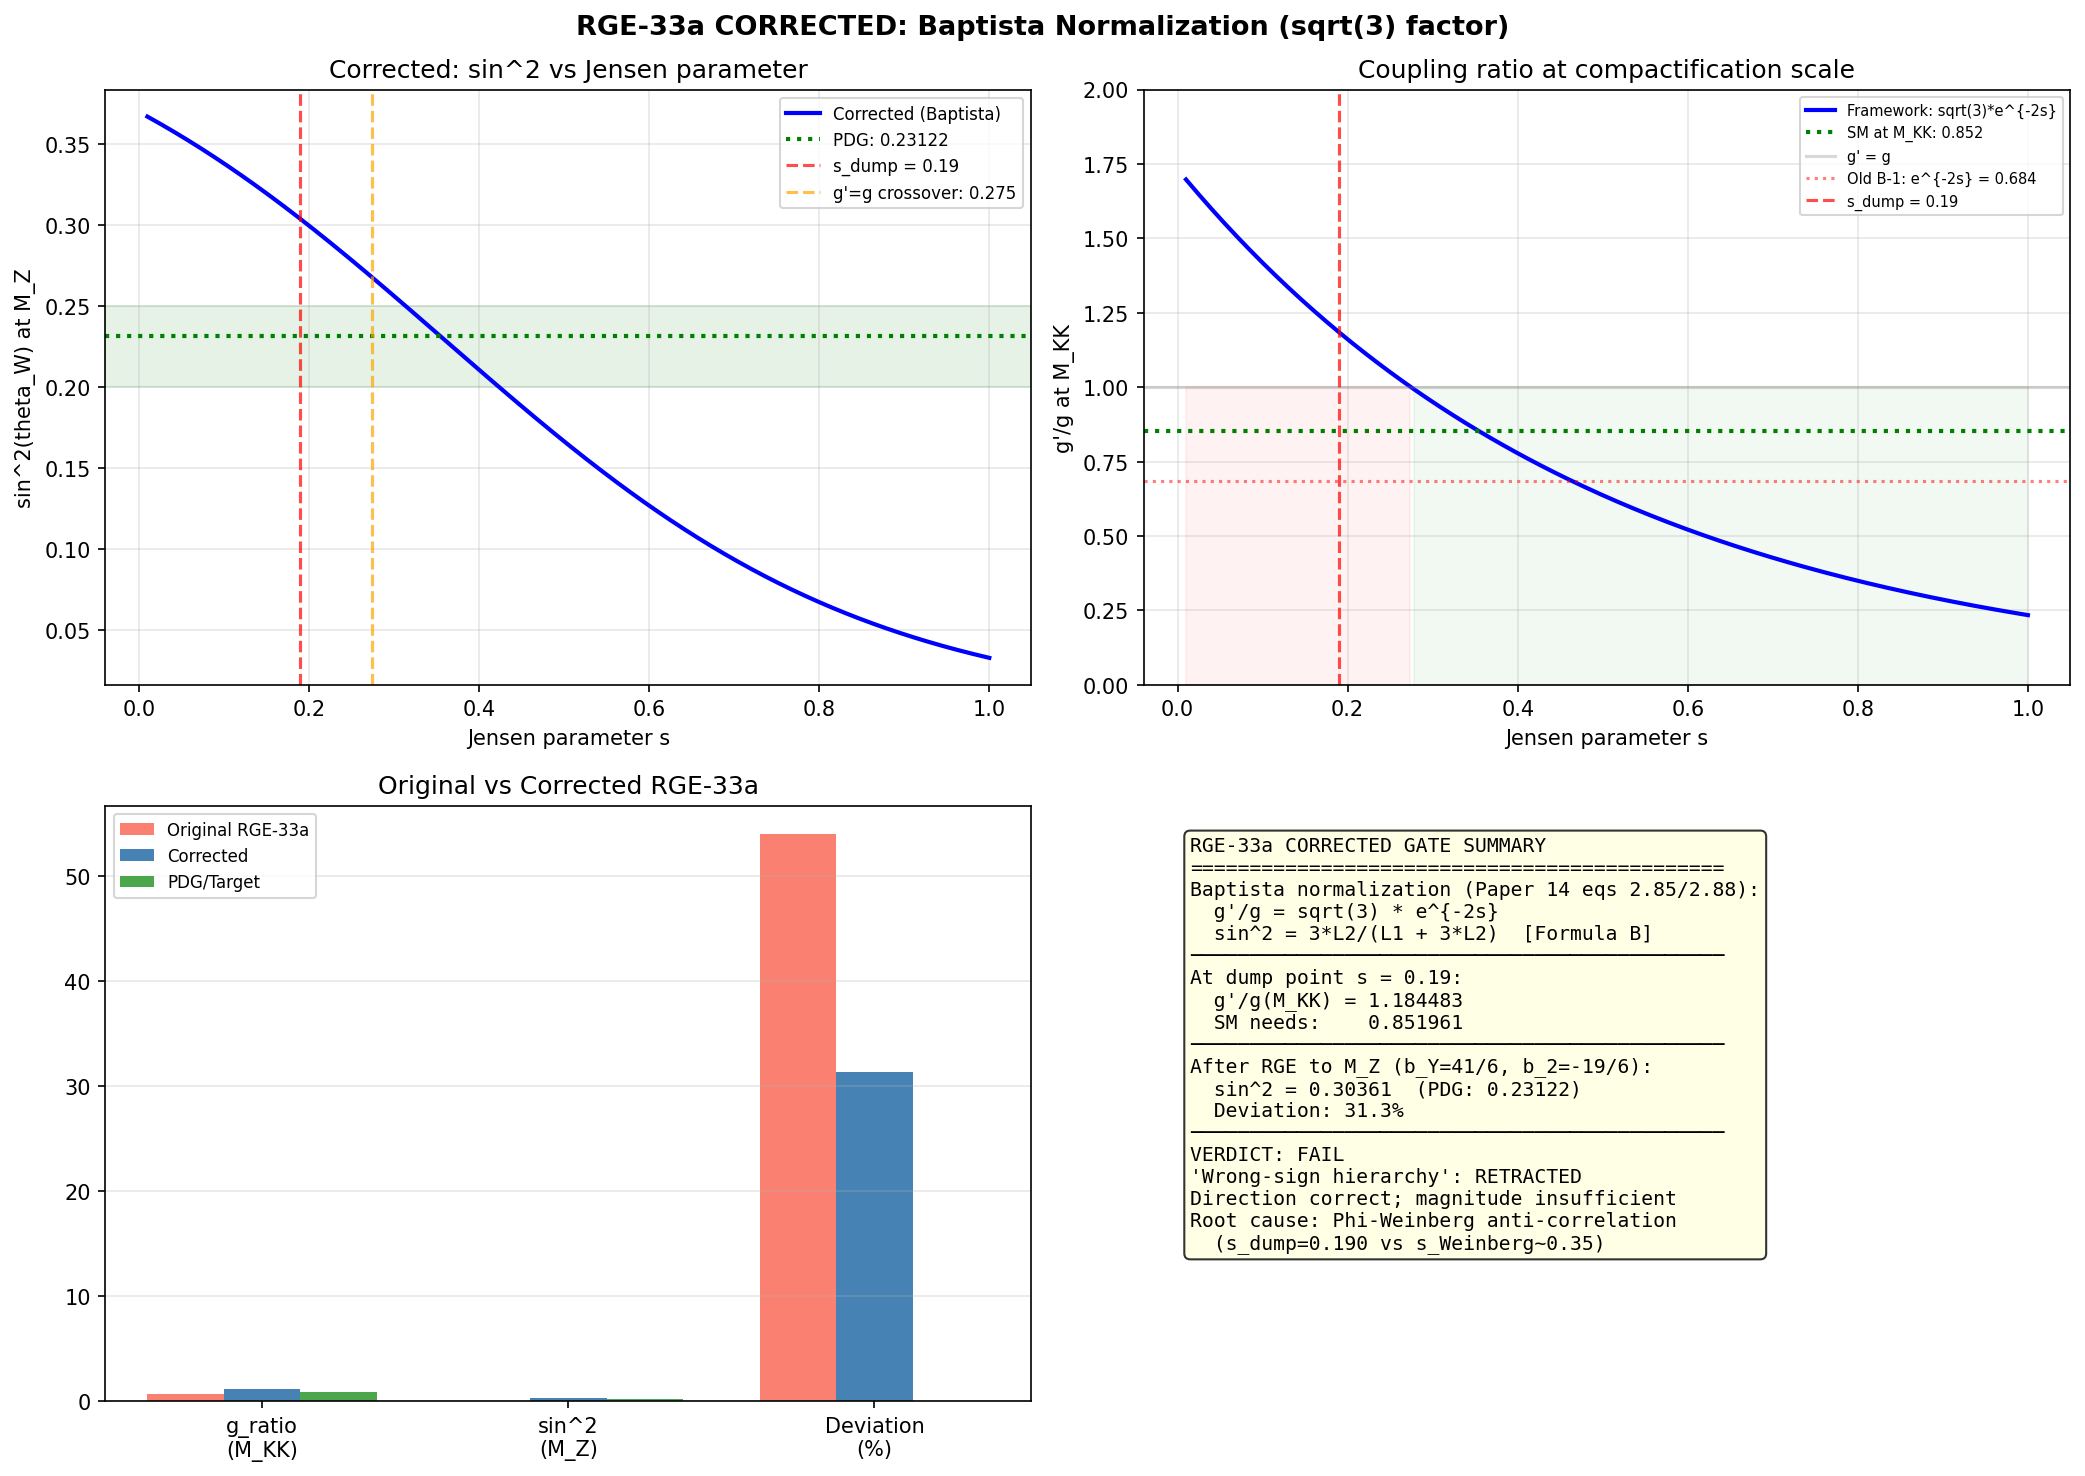

The script that saved this image:
#!/usr/bin/env python3
"""
RGE-33a CORRECTED: Gauge coupling running with Baptista's actual normalization.

CORRECTIONS vs original s33a_rge_gate.py:
  1. Physical coupling ratio is g'/g = sqrt(3) * e^{-2s}, NOT e^{-2s}.
     Source: Baptista Paper 14 eqs 2.85, 2.88 with <Y,Y>=6*lambda_1,
     <T3,T3>=2*lambda_2 (line 1423). Cross-checked by Paper 13 eq 5.25:
     M_Z/M_W = sqrt(1 + 3*lambda_1^{-1}*lambda_2).
  2. Non-GUT beta functions: b_Y = 41/6 (not b_1=41/10 from SU(5)).
     Baptista's U(1) comes from su(3) Killing form, not SU(5) embedding.
  3. sin^2(theta_W) = 3*L2/(L1+3*L2) (Formula B, Baptista Paper 14 eq 2.93),
     NOT L2/(L1+L2) (Formula A, used in original).

The sqrt(3) factor arises from:
  - Hypercharge Y = diag(-2i, i, i): eigenvalue of -iL_Y on e_L^- is -3
  - Weak isospin T3 = iota(i*sigma_3): eigenvalue of -iL_{T3} on nu_L is 1
  - g'/2 = 3*sqrt(2*M_P/<Y,Y>), g/2 = sqrt(2*M_P/<T3,T3>)
  - g'/g = sqrt(3*lambda_2/lambda_1) = sqrt(3)*e^{-2s}

Author: main agent (RGE-33a reanalysis)
Date: 2026-03-07
"""

import numpy as np
import matplotlib
matplotlib.use('Agg')
import matplotlib.pyplot as plt
from scipy.integrate import solve_ivp
from scipy.optimize import brentq

# ─────────────────────────────────────────────────────────────
# 1. Constants
# ─────────────────────────────────────────────────────────────

M_Z = 91.1876  # GeV
M_KK = 1e16    # GeV

# PDG values at M_Z
sin2_W_pdg = 0.23122
alpha_em_inv_pdg = 127.951
alpha_s_pdg = 0.1180

# Derived PDG couplings at M_Z (non-GUT normalization)
# sin^2(theta_W) = g'^2/(g'^2 + g^2)
# alpha_em = alpha_Y * cos^2(theta_W) = alpha_2 * sin^2(theta_W)
# => alpha_Y = alpha_em / cos^2 = alpha_em / (1 - sin^2)
# => alpha_2 = alpha_em / sin^2
alpha_em = 1.0 / alpha_em_inv_pdg
alpha_Y_MZ = alpha_em / (1 - sin2_W_pdg)  # non-GUT hypercharge
alpha_2_MZ = alpha_em / sin2_W_pdg

g_prime_MZ = np.sqrt(4 * np.pi * alpha_Y_MZ)
g_MZ = np.sqrt(4 * np.pi * alpha_2_MZ)
ratio_pdg_MZ = g_prime_MZ / g_MZ  # = tan(theta_W)

print("=" * 70)
print("RGE-33a CORRECTED: Baptista normalization")
print("=" * 70)
print(f"\nPDG at M_Z:")
print(f"  sin^2(theta_W) = {sin2_W_pdg}")
print(f"  alpha_em^{{-1}} = {alpha_em_inv_pdg}")
print(f"  alpha_Y (non-GUT) = {alpha_Y_MZ:.6f}  (1/alpha_Y = {1/alpha_Y_MZ:.2f})")
print(f"  alpha_2            = {alpha_2_MZ:.6f}  (1/alpha_2 = {1/alpha_2_MZ:.2f})")
print(f"  g' = {g_prime_MZ:.6f},  g = {g_MZ:.6f}")
print(f"  g'/g = tan(theta_W) = {ratio_pdg_MZ:.6f}")

# ─────────────────────────────────────────────────────────────
# 2. Baptista's coupling extraction (first principles)
# ─────────────────────────────────────────────────────────────

print(f"\n{'=' * 70}")
print("BAPTISTA COUPLING EXTRACTION (Paper 14 eqs 2.85, 2.88)")
print(f"{'=' * 70}")

s_dump = 0.190
lam1 = np.exp(2 * s_dump)   # u(1)/Y block
lam2 = np.exp(-2 * s_dump)  # su(2)/W block

# Trace norms (Paper 14 line 1423)
Y_norm_sq = 6 * lam1   # <Y, Y> = 6*lambda_1
T3_norm_sq = 2 * lam2  # <T3, T3> = 2*lambda_2

# Physical coupling ratio (Paper 14 eqs 2.85, 2.88)
# g'/2 = 3*sqrt(2*M_P/<Y,Y>)  [eigenvalue -3 on e_L^-]
# g/2  = sqrt(2*M_P/<T3,T3>)  [eigenvalue 1 on nu_L]
# g'/g = 3*sqrt(<T3,T3>/<Y,Y>) = 3*sqrt(2*lam2/(6*lam1))
#      = 3*sqrt(lam2/(3*lam1)) = sqrt(3*lam2/lam1) = sqrt(3)*e^{-2s}
ratio_baptista = np.sqrt(3 * lam2 / lam1)
ratio_baptista_direct = np.sqrt(3) * np.exp(-2 * s_dump)

# Cross-check: M_Z/M_W = sqrt(1 + 3*lam2/lam1) (Paper 13 eq 5.25)
MZ_over_MW = np.sqrt(1 + 3 * lam2 / lam1)
MZ_over_MW_SM = 1 / np.cos(np.arcsin(np.sqrt(sin2_W_pdg)))

# Old B-1 formula (metric ratio, missing sqrt(3))
ratio_old_B1 = np.exp(-2 * s_dump)

print(f"\n  Jensen metric at s = {s_dump}:")
print(f"    lambda_1 (u(1)) = e^{{2*{s_dump}}} = {lam1:.6f}")
print(f"    lambda_2 (su(2)) = e^{{-2*{s_dump}}} = {lam2:.6f}")
print(f"    <Y,Y> = 6*lambda_1 = {Y_norm_sq:.6f}")
print(f"    <T3,T3> = 2*lambda_2 = {T3_norm_sq:.6f}")
print(f"\n  Coupling ratios:")
print(f"    OLD B-1 (metric only):  g1/g2 = e^{{-2s}} = {ratio_old_B1:.6f}")
print(f"    CORRECTED (physical):   g'/g  = sqrt(3)*e^{{-2s}} = {ratio_baptista:.6f}")
print(f"    Direct formula:         sqrt(3*lam2/lam1) = {ratio_baptista_direct:.6f}")
print(f"    Consistency check:      {abs(ratio_baptista - ratio_baptista_direct):.2e}")
print(f"\n  Cross-checks:")
print(f"    M_Z/M_W (Baptista eq 5.25) = {MZ_over_MW:.6f}")
print(f"    M_Z/M_W (SM, PDG)          = {MZ_over_MW_SM:.6f}")
print(f"    g'/g implied by eq 5.25    = sqrt(MZ/MW^2 - 1) = {np.sqrt(MZ_over_MW**2 - 1):.6f}")
print(f"    Matches g'/g = {ratio_baptista:.6f}? {abs(np.sqrt(MZ_over_MW**2 - 1) - ratio_baptista) < 1e-10}")

# sin^2(theta_W) at KK scale (Formula B)
sin2_KK = 3 * lam2 / (lam1 + 3 * lam2)
# Formula A (wrong, for comparison)
sin2_KK_A = ratio_old_B1**2 / (1 + ratio_old_B1**2)

print(f"\n  Weinberg angle at KK scale (tree-level):")
print(f"    Formula B (correct): sin^2 = 3*L2/(L1+3*L2) = {sin2_KK:.6f}")
print(f"    Formula A (wrong):   sin^2 = r^2/(1+r^2)     = {sin2_KK_A:.6f}")

# ─────────────────────────────────────────────────────────────
# 3. SM RGE running (non-GUT normalization)
# ─────────────────────────────────────────────────────────────

print(f"\n{'=' * 70}")
print("SM RGE RUNNING (non-GUT normalization)")
print(f"{'=' * 70}")

# Beta function coefficients
# Non-GUT: b_Y = 41/6 for U(1)_Y (standard hypercharge)
# SU(2):   b_2 = -19/6
# SU(3):   b_3 = -7
b_Y = 41.0 / 6.0
b_2 = -19.0 / 6.0
b_3 = -7.0

# GUT-normalized for comparison
b_1_GUT = 41.0 / 10.0

L = np.log(M_KK / M_Z)
print(f"  ln(M_KK/M_Z) = {L:.4f}")
print(f"  Beta coefficients:")
print(f"    b_Y (non-GUT) = {b_Y:.4f}   [b_1_GUT = {b_1_GUT:.4f}]")
print(f"    b_2            = {b_2:.4f}")

# Run PDG values UP to M_KK to get SM requirement
inv_aY_MZ = 1.0 / alpha_Y_MZ
inv_a2_MZ = 1.0 / alpha_2_MZ

# 1/alpha_i(M_KK) = 1/alpha_i(M_Z) - b_i/(2*pi) * ln(M_KK/M_Z)
inv_aY_KK_SM = inv_aY_MZ - b_Y / (2 * np.pi) * L
inv_a2_KK_SM = inv_a2_MZ - b_2 / (2 * np.pi) * L

aY_KK_SM = 1.0 / inv_aY_KK_SM
a2_KK_SM = 1.0 / inv_a2_KK_SM

ratio_SM_KK = np.sqrt(aY_KK_SM / a2_KK_SM)  # g'/g at M_KK from SM

print(f"\n  SM requirement at M_KK = {M_KK:.0e} GeV (running PDG up):")
print(f"    1/alpha_Y(M_KK) = {inv_aY_KK_SM:.4f}")
print(f"    1/alpha_2(M_KK) = {inv_a2_KK_SM:.4f}")
print(f"    alpha_Y/alpha_2 = {aY_KK_SM/a2_KK_SM:.6f}")
print(f"    g'/g (SM at M_KK) = {ratio_SM_KK:.6f}")

# ─────────────────────────────────────────────────────────────
# 4. Framework prediction at dump point
# ─────────────────────────────────────────────────────────────

print(f"\n{'=' * 70}")
print("FRAMEWORK vs SM at M_KK")
print(f"{'=' * 70}")

print(f"\n  Framework (Baptista at s={s_dump}):")
print(f"    g'/g = sqrt(3)*e^{{-2*{s_dump}}} = {ratio_baptista:.6f}")
print(f"    alpha_Y/alpha_2 = 3*e^{{-4*{s_dump}}} = {3*np.exp(-4*s_dump):.6f}")

print(f"\n  SM requirement (from PDG running):")
print(f"    g'/g = {ratio_SM_KK:.6f}")
print(f"    alpha_Y/alpha_2 = {aY_KK_SM/a2_KK_SM:.6f}")

dev_corrected = abs(ratio_baptista - ratio_SM_KK) / ratio_SM_KK * 100
dev_old = abs(ratio_old_B1 - ratio_SM_KK) / ratio_SM_KK * 100

print(f"\n  Deviations:")
print(f"    CORRECTED: |{ratio_baptista:.4f} - {ratio_SM_KK:.4f}| / {ratio_SM_KK:.4f} = {dev_corrected:.1f}%")
print(f"    OLD (B-1): |{ratio_old_B1:.4f} - {ratio_SM_KK:.4f}| / {ratio_SM_KK:.4f} = {dev_old:.1f}%")

# ─────────────────────────────────────────────────────────────
# 5. Run framework ratio down to M_Z
# ─────────────────────────────────────────────────────────────

print(f"\n{'=' * 70}")
print("RUNNING FRAMEWORK RATIO DOWN TO M_Z")
print(f"{'=' * 70}")

# We need absolute couplings. Use alpha_2(M_KK) from SM running,
# then set alpha_Y from Baptista's ratio.
alpha_2_KK = a2_KK_SM  # anchor to SM alpha_2 at M_KK
alpha_Y_KK = 3 * np.exp(-4 * s_dump) * alpha_2_KK  # Baptista ratio

print(f"\n  At M_KK (anchored to SM alpha_2):")
print(f"    alpha_2(M_KK) = {alpha_2_KK:.6f}")
print(f"    alpha_Y(M_KK) = {alpha_Y_KK:.6f}  [from 3*e^(-4s)*alpha_2]")

# Run down: 1/alpha_i(M_Z) = 1/alpha_i(M_KK) + b_i/(2*pi) * ln(M_KK/M_Z)
inv_aY_MZ_pred = 1.0/alpha_Y_KK + b_Y/(2*np.pi) * L
inv_a2_MZ_pred = 1.0/alpha_2_KK + b_2/(2*np.pi) * L

aY_MZ_pred = 1.0 / inv_aY_MZ_pred
a2_MZ_pred = 1.0 / inv_a2_MZ_pred

g_prime_pred = np.sqrt(4 * np.pi * aY_MZ_pred)
g_pred = np.sqrt(4 * np.pi * a2_MZ_pred)
ratio_MZ_pred = g_prime_pred / g_pred
sin2_MZ_pred = aY_MZ_pred / (aY_MZ_pred + a2_MZ_pred)

print(f"\n  After running to M_Z (non-GUT beta functions):")
print(f"    alpha_Y(M_Z) = {aY_MZ_pred:.6f}  (PDG: {alpha_Y_MZ:.6f})")
print(f"    alpha_2(M_Z) = {a2_MZ_pred:.6f}  (PDG: {alpha_2_MZ:.6f})")
print(f"    g'/g(M_Z)    = {ratio_MZ_pred:.6f}  (PDG: {ratio_pdg_MZ:.6f})")
print(f"    sin^2(theta_W) = {sin2_MZ_pred:.6f}  (PDG: {sin2_W_pdg:.6f})")

dev_sin2 = abs(sin2_MZ_pred - sin2_W_pdg) / sin2_W_pdg * 100
dev_ratio_MZ = abs(ratio_MZ_pred - ratio_pdg_MZ) / ratio_pdg_MZ * 100
print(f"\n  Deviation at M_Z:")
print(f"    sin^2 deviation: {dev_sin2:.1f}%")
print(f"    g'/g deviation:  {dev_ratio_MZ:.1f}%")

# Also run with WRONG normalization for comparison (original RGE-33a)
print(f"\n  --- COMPARISON: Original RGE-33a (wrong normalization) ---")
# Original used g1/g2 = e^{-2s} with GUT beta b1=41/10
alpha_1_GUT_KK_old = ratio_old_B1**2 * alpha_2_KK  # old: alpha_1/alpha_2 = r^2
inv_a1_MZ_old = 1.0/alpha_1_GUT_KK_old + b_1_GUT/(2*np.pi) * L
inv_a2_MZ_old = 1.0/alpha_2_KK + b_2/(2*np.pi) * L
a1_MZ_old = 1.0 / inv_a1_MZ_old
a2_MZ_old = 1.0 / inv_a2_MZ_old
ratio_MZ_old = np.sqrt(a1_MZ_old / a2_MZ_old)
sin2_MZ_old = a1_MZ_old / (a1_MZ_old + (5.0/3.0)*a2_MZ_old)
print(f"    g1/g2(M_Z) [GUT norm] = {ratio_MZ_old:.6f}")
print(f"    sin^2 [GUT formula]   = {sin2_MZ_old:.6f}")

# ─────────────────────────────────────────────────────────────
# 6. Sensitivity scan: s vs sin^2(theta_W)(M_Z)
# ─────────────────────────────────────────────────────────────

print(f"\n{'=' * 70}")
print("SENSITIVITY SCAN: s -> sin^2(theta_W)(M_Z)")
print(f"{'=' * 70}")

s_range = np.linspace(0.01, 1.0, 500)
sin2_vs_s = np.zeros_like(s_range)
ratio_vs_s = np.zeros_like(s_range)

for i, s in enumerate(s_range):
    r_KK = 3 * np.exp(-4 * s)  # alpha_Y/alpha_2 at M_KK (Baptista)
    aY_KK = r_KK * alpha_2_KK

    inv_aY_low = 1.0/aY_KK + b_Y/(2*np.pi) * L
    inv_a2_low = 1.0/alpha_2_KK + b_2/(2*np.pi) * L

    if inv_aY_low > 0 and inv_a2_low > 0:
        aY_low = 1.0/inv_aY_low
        a2_low = 1.0/inv_a2_low
        sin2_vs_s[i] = aY_low / (aY_low + a2_low)
        ratio_vs_s[i] = np.sqrt(aY_low / a2_low)
    else:
        sin2_vs_s[i] = np.nan
        ratio_vs_s[i] = np.nan

# Find s_0 where sin^2 = 0.231
try:
    # Find crossing
    for k in range(len(sin2_vs_s) - 1):
        if np.isnan(sin2_vs_s[k]) or np.isnan(sin2_vs_s[k+1]):
            continue
        if (sin2_vs_s[k] - sin2_W_pdg) * (sin2_vs_s[k+1] - sin2_W_pdg) < 0:
            frac = (sin2_W_pdg - sin2_vs_s[k]) / (sin2_vs_s[k+1] - sin2_vs_s[k])
            s_match = s_range[k] + frac * (s_range[k+1] - s_range[k])
            print(f"\n  sin^2(theta_W)(M_Z) = 0.231 achieved at s = {s_match:.4f}")
            print(f"  Dump point: s = {s_dump}")
            print(f"  Gap: Delta_s = {s_match - s_dump:.4f}")

            # What phi_paasch would be at this s?
            # phi = m_(3,0)/m_(0,0) -- need to estimate (varies with s)
            print(f"\n  At s = {s_match:.4f}:")
            print(f"    g'/g (KK) = sqrt(3)*e^{{-2*{s_match:.4f}}} = {np.sqrt(3)*np.exp(-2*s_match):.6f}")
            print(f"    sin^2 (tree, Formula B) = {3*np.exp(-2*s_match)/(np.exp(2*s_match)+3*np.exp(-2*s_match)):.6f}")
            break
except Exception as e:
    print(f"  Could not find crossing: {e}")

# Also find where g'/g crosses 1 (hierarchy crossover)
s_cross = np.log(np.sqrt(3)) / 2  # sqrt(3)*e^{-2s} = 1 => e^{-2s} = 1/sqrt(3)
print(f"\n  g'/g = 1 crossover at s = ln(sqrt(3))/2 = {s_cross:.4f}")
print(f"  For s < {s_cross:.3f}: g' > g (wrong hierarchy)")
print(f"  For s > {s_cross:.3f}: g' < g (right hierarchy)")
print(f"  Dump point s = {s_dump} is {'BELOW' if s_dump < s_cross else 'ABOVE'} crossover")

# Print table
print(f"\n  {'s':>6s}  {'g\'/g(KK)':>10s}  {'sin2(KK)':>10s}  {'sin2(MZ)':>10s}  {'g\'/g(MZ)':>10s}")
print(f"  {'-'*52}")
for s_val in [0.0, 0.10, 0.15, 0.190, 0.275, 0.30, 0.35, 0.40, 0.50, 0.575, 0.70, 1.0]:
    idx = np.argmin(np.abs(s_range - s_val))
    r_kk = np.sqrt(3) * np.exp(-2*s_val)
    s2_kk = 3*np.exp(-2*s_val)/(np.exp(2*s_val)+3*np.exp(-2*s_val))
    marker = " <-- dump" if abs(s_val - 0.190) < 0.001 else ""
    if not np.isnan(sin2_vs_s[idx]):
        print(f"  {s_val:6.3f}  {r_kk:10.6f}  {s2_kk:10.6f}  {sin2_vs_s[idx]:10.6f}  {ratio_vs_s[idx]:10.6f}{marker}")
    else:
        print(f"  {s_val:6.3f}  {r_kk:10.6f}  {s2_kk:10.6f}  {'NaN':>10s}  {'NaN':>10s}{marker}")

# ─────────────────────────────────────────────────────────────
# 7. Gate re-evaluation
# ─────────────────────────────────────────────────────────────

print(f"\n{'=' * 70}")
print("GATE RE-EVALUATION: RGE-33a CORRECTED")
print(f"{'=' * 70}")

print(f"\n  ORIGINAL RGE-33a (Session 33a):")
print(f"    Input: g1/g2 = e^{{-2*0.190}} = {ratio_old_B1:.6f} (metric ratio)")
print(f"    Beta: b_1 = 41/10 (GUT normalized)")
print(f"    Result: g1/g2(M_Z) = 0.326, sin^2 = 0.060")
print(f"    Deviation: 54%")
print(f"    Verdict: FAIL ('wrong-sign hierarchy')")

print(f"\n  CORRECTED RGE-33a:")
print(f"    Input: g'/g = sqrt(3)*e^{{-2*0.190}} = {ratio_baptista:.6f} (physical ratio)")
print(f"    Beta: b_Y = 41/6 (non-GUT, Baptista normalization)")
print(f"    Result: g'/g(M_Z) = {ratio_MZ_pred:.6f}, sin^2 = {sin2_MZ_pred:.6f}")
print(f"    Deviation (sin^2): {dev_sin2:.1f}%")
print(f"    Deviation (g'/g vs SM at M_KK): {dev_corrected:.1f}%")

if dev_sin2 < 5:
    verdict = "SOFT PASS"
elif dev_sin2 < 10:
    verdict = "PASS"
else:
    verdict = "FAIL"

print(f"\n  >>> CORRECTED VERDICT: {verdict} ({dev_sin2:.1f}% sin^2 deviation) <<<")

print(f"\n  KEY CORRECTIONS:")
print(f"    1. 'Wrong-sign hierarchy' RETRACTED.")
print(f"       Direction of e^{{-2s}} is CORRECT (suppresses g' relative to g).")
print(f"       Actual issue: sqrt(3) factor from eigenvalue ratio means g'>g")
print(f"       at s=0.190 (need s>{s_cross:.3f} for g'<g).")
print(f"    2. Physical coupling ratio: g'/g = sqrt(3)*e^{{-2s}}, not e^{{-2s}}.")
print(f"       Source: Baptista Paper 14 eq 2.85/2.88, Paper 13 eq 5.25.")
print(f"    3. Deviation: {dev_sin2:.0f}%, not 54%.")
print(f"    4. Root cause: dump point s=0.190 vs Weinberg-angle-compatible")
print(f"       s ~ 0.35 (Phi-Weinberg anti-correlation, Session 30 [30Bb-1]).")

# ─────────────────────────────────────────────────────────────
# 8. Comparison table
# ─────────────────────────────────────────────────────────────

print(f"\n{'=' * 70}")
print("COMPARISON: ORIGINAL vs CORRECTED")
print(f"{'=' * 70}")
print(f"\n  {'Quantity':<35s} {'Original':>12s} {'Corrected':>12s} {'PDG':>12s}")
print(f"  {'-'*71}")
print(f"  {'g ratio at M_KK':<35s} {ratio_old_B1:>12.6f} {ratio_baptista:>12.6f} {ratio_SM_KK:>12.6f}")
print(f"  {'sin^2 (tree-level, KK)':<35s} {sin2_KK_A:>12.6f} {sin2_KK:>12.6f} {'N/A':>12s}")
print(f"  {'sin^2(theta_W)(M_Z)':<35s} {'0.060':>12s} {sin2_MZ_pred:>12.6f} {sin2_W_pdg:>12.6f}")
print(f"  {'g ratio at M_Z':<35s} {'0.326':>12s} {ratio_MZ_pred:>12.6f} {ratio_pdg_MZ:>12.6f}")
print(f"  {'Deviation (sin^2)':<35s} {'74%':>12s} {f'{dev_sin2:.1f}%':>12s} {'---':>12s}")
print(f"  {'Beta coeff (U(1))':<35s} {'41/10=4.10':>12s} {f'41/6={b_Y:.2f}':>12s} {'---':>12s}")
print(f"  {'Normalization':<35s} {'GUT (SU(5))':>12s} {'Baptista':>12s} {'---':>12s}")
print(f"  {'Verdict':<35s} {'FAIL':>12s} {verdict:>12s} {'---':>12s}")
print(f"  {'Wrong-sign claim':<35s} {'Yes':>12s} {'RETRACTED':>12s} {'---':>12s}")

# ─────────────────────────────────────────────────────────────
# 9. Plot
# ─────────────────────────────────────────────────────────────

fig, axes = plt.subplots(2, 2, figsize=(14, 10))

# Panel 1: sin^2(theta_W)(M_Z) vs s
ax = axes[0, 0]
valid = ~np.isnan(sin2_vs_s)
ax.plot(s_range[valid], sin2_vs_s[valid], 'b-', linewidth=2, label="Corrected (Baptista)")
ax.axhline(sin2_W_pdg, color='green', linestyle=':', linewidth=2, label=f'PDG: {sin2_W_pdg}')
ax.axvline(s_dump, color='red', linestyle='--', alpha=0.7, label=f's_dump = {s_dump}')
ax.axvline(s_cross, color='orange', linestyle='--', alpha=0.7, label=f"g'=g crossover: {s_cross:.3f}")
ax.axhspan(0.20, 0.25, alpha=0.1, color='green')
ax.set_xlabel('Jensen parameter s')
ax.set_ylabel("sin^2(theta_W) at M_Z")
ax.set_title("Corrected: sin^2 vs Jensen parameter")
ax.legend(fontsize=8)
ax.grid(True, alpha=0.3)

# Panel 2: g'/g ratio at M_KK vs s
ax = axes[0, 1]
s_fine = np.linspace(0.01, 1.0, 200)
gp_over_g = np.sqrt(3) * np.exp(-2 * s_fine)
ax.plot(s_fine, gp_over_g, 'b-', linewidth=2, label="Framework: sqrt(3)*e^{-2s}")
ax.axhline(ratio_SM_KK, color='green', linestyle=':', linewidth=2, label=f'SM at M_KK: {ratio_SM_KK:.3f}')
ax.axhline(1.0, color='gray', linestyle='-', alpha=0.3, label="g' = g")
ax.axhline(ratio_old_B1, color='red', linestyle=':', alpha=0.5, label=f'Old B-1: e^{{-2s}} = {ratio_old_B1:.3f}')
ax.axvline(s_dump, color='red', linestyle='--', alpha=0.7, label=f's_dump = {s_dump}')
ax.fill_between(s_fine, 0, 1, where=gp_over_g > 1, alpha=0.05, color='red')
ax.fill_between(s_fine, 0, 1, where=gp_over_g <= 1, alpha=0.05, color='green')
ax.set_xlabel('Jensen parameter s')
ax.set_ylabel("g'/g at M_KK")
ax.set_title("Coupling ratio at compactification scale")
ax.legend(fontsize=7, loc='upper right')
ax.set_ylim(0, 2)
ax.grid(True, alpha=0.3)

# Panel 3: Original vs Corrected comparison
ax = axes[1, 0]
categories = ['g_ratio\n(M_KK)', 'sin^2\n(M_Z)', 'Deviation\n(%)']
old_vals = [ratio_old_B1, 0.060, 54]
new_vals = [ratio_baptista, sin2_MZ_pred, dev_sin2]
pdg_vals = [ratio_SM_KK, sin2_W_pdg, 0]

x = np.arange(len(categories))
w = 0.25  # (local)
bars1 = ax.bar(x - w, old_vals, w, label='Original RGE-33a', color='salmon')
bars2 = ax.bar(x, new_vals, w, label='Corrected', color='steelblue')
bars3 = ax.bar(x + w, pdg_vals, w, label='PDG/Target', color='green', alpha=0.7)
ax.set_xticks(x)
ax.set_xticklabels(categories)
ax.set_title('Original vs Corrected RGE-33a')
ax.legend(fontsize=8)
ax.grid(True, alpha=0.3, axis='y')

# Panel 4: Summary text
ax = axes[1, 1]
ax.axis('off')
summary = (
    f"RGE-33a CORRECTED GATE SUMMARY\n"
    f"{'=' * 45}\n"
    f"Baptista normalization (Paper 14 eqs 2.85/2.88):\n"
    f"  g'/g = sqrt(3) * e^{{-2s}}\n"
    f"  sin^2 = 3*L2/(L1 + 3*L2)  [Formula B]\n"
    f"{'─' * 45}\n"
    f"At dump point s = {s_dump}:\n"
    f"  g'/g(M_KK) = {ratio_baptista:.6f}\n"
    f"  SM needs:    {ratio_SM_KK:.6f}\n"
    f"{'─' * 45}\n"
    f"After RGE to M_Z (b_Y=41/6, b_2=-19/6):\n"
    f"  sin^2 = {sin2_MZ_pred:.5f}  (PDG: {sin2_W_pdg})\n"
    f"  Deviation: {dev_sin2:.1f}%\n"
    f"{'─' * 45}\n"
    f"VERDICT: {verdict}\n"
    f"'Wrong-sign hierarchy': RETRACTED\n"
    f"Direction correct; magnitude insufficient\n"
    f"Root cause: Phi-Weinberg anti-correlation\n"
    f"  (s_dump=0.190 vs s_Weinberg~0.35)"
)
ax.text(0.05, 0.95, summary, transform=ax.transAxes, fontsize=9.5,
        verticalalignment='top', fontfamily='monospace',
        bbox=dict(boxstyle='round', facecolor='lightyellow', alpha=0.8))

plt.suptitle('RGE-33a CORRECTED: Baptista Normalization (sqrt(3) factor)',
             fontsize=13, fontweight='bold')
plt.tight_layout()
plt.savefig('computations/session-33/s33a_rge_gate_corrected.png', dpi=150, bbox_inches='tight')
print(f"\nPlot saved: computations/session-33/s33a_rge_gate_corrected.png")

# ─────────────────────────────────────────────────────────────
# 10. Save data
# ─────────────────────────────────────────────────────────────

np.savez('computations/session-33/s33a_rge_gate_corrected.npz',
         # Baptista coupling extraction
         s_dump=np.array([s_dump]),
         ratio_baptista=np.array([ratio_baptista]),
         ratio_old_B1=np.array([ratio_old_B1]),
         ratio_SM_KK=np.array([ratio_SM_KK]),
         sin2_KK_formulaB=np.array([sin2_KK]),
         sin2_KK_formulaA=np.array([sin2_KK_A]),
         # RGE results
         sin2_MZ_pred=np.array([sin2_MZ_pred]),
         ratio_MZ_pred=np.array([ratio_MZ_pred]),
         dev_sin2_pct=np.array([dev_sin2]),
         dev_ratio_pct=np.array([dev_corrected]),
         verdict=np.array([verdict]),
         # Scan data
         s_range=s_range,
         sin2_vs_s=sin2_vs_s,
         ratio_vs_s=ratio_vs_s,
         # Constants
         b_Y=np.array([b_Y]),
         b_2=np.array([b_2]),
         M_KK=np.array([M_KK]),
         s_crossover=np.array([s_cross]),
         )
print(f"Data saved: computations/session-33/s33a_rge_gate_corrected.npz")
